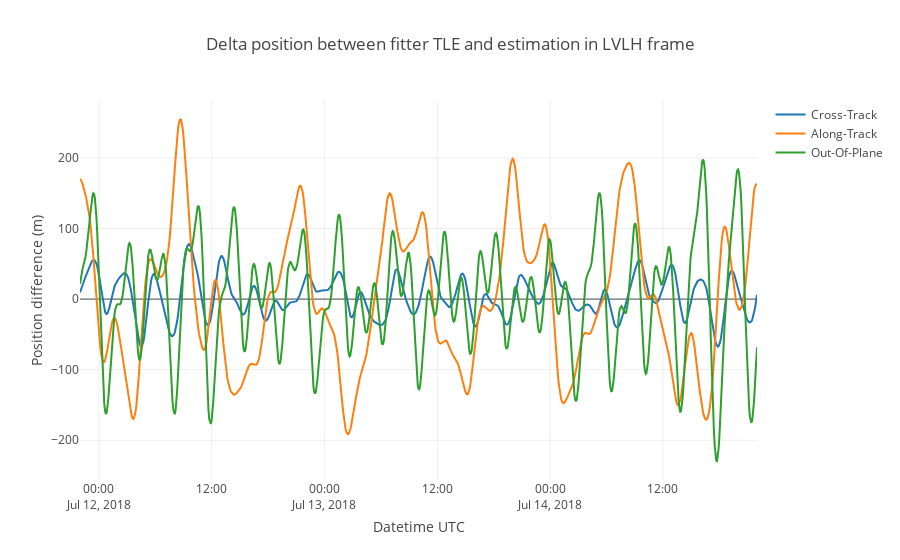

Notebook source saved alongside this figure:
### Markdown cell above
The individual components in LVLH frame are now more centered around zero. The fitting helped.

### Code cell
import plotly.graph_objs as go

traceX = go.Scatter(
    x = deltaPV_tle_fitted_lvlh_df['x'].index,
    y = deltaPV_tle_fitted_lvlh_df['x'],
    mode='lines',
    name='Cross-Track'
)

traceY = go.Scatter(
    x = deltaPV_tle_fitted_lvlh_df['y'].index,
    y = deltaPV_tle_fitted_lvlh_df['y'],
    mode='lines',
    name='Along-Track'
)

traceZ = go.Scatter(
    x = deltaPV_tle_fitted_lvlh_df['z'].index,
    y = deltaPV_tle_fitted_lvlh_df['z'],
    mode='lines',
    name='Out-Of-Plane'
)

data = [traceX, traceY, traceZ]

layout = go.Layout(
    title = 'Delta position between fitter TLE and estimation in LVLH frame',
    xaxis = dict(
        title = 'Datetime UTC'
    ),
    yaxis = dict(
        title = 'Position difference (m)'
    )
)

fig = dict(data=data, layout=layout)

py.iplot(fig)

### Figure 1 — Plotly figure (JSON) as saved in the notebook; plotly's stock layout.template omitted (floating-point values rounded to 4 significant figures; data arrays with more than 128 entries replaced by an {"elided": "..."} marker saying what was removed)
{"data": [{"mode": "lines", "name": "Cross-Track", "type": "scatter", "uid": "9572f286-01ca-4579-afdb-b250ec5b7620", "x": {"elided": "865 str values"}, "y": {"elided": "865 float values"}}, {"mode": "lines", "name": "Along-Track", "type": "scatter", "uid": "42382baa-9f42-4818-8bfa-bd9887a36fe7", "x": {"elided": "865 str values"}, "y": {"elided": "865 float values"}}, {"mode": "lines", "name": "Out-Of-Plane", "type": "scatter", "uid": "d815be26-3da3-4411-9cb1-da468b1c5221", "x": {"elided": "865 str values"}, "y": {"elided": "865 float values"}}], "layout": {"autosize": true, "title": {"text": "Delta position between fitter TLE and estimation in LVLH frame"}, "xaxis": {"autorange": true, "range": ["2018-07-11 22:00", "2018-07-14 22:00"], "title": {"text": "Datetime UTC"}, "type": "date"}, "yaxis": {"autorange": true, "range": [-256.4, 282.2], "title": {"text": "Position difference (m)"}, "type": "linear"}}}
